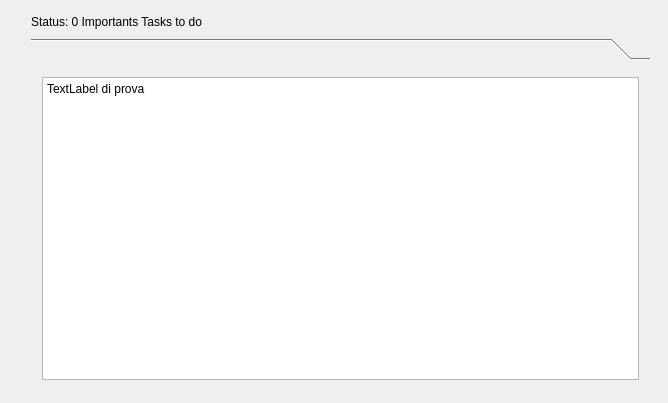
<?xml version="1.0" encoding="UTF-8"?>
<ui version="4.0">
    <class>Important</class>
    <widget class="QDialog" name="Important">
        <property name="geometry">
            <rect>
                <x>0</x>
                <y>0</y>
                <width>668</width>
                <height>403</height>
            </rect>
        </property>
        <property name="windowTitle">
            <string>Importants Tasks to do</string>
        </property>
        <widget class="QWidget" name="layoutWidget">
            <property name="geometry">
                <rect>
                    <x>20</x>
                    <y>1</y>
                    <width>641</width>
                    <height>401</height>
                </rect>
            </property>
            <layout class="QGridLayout" name="TaskLayout_3">
                <item row="0" column="0">
                    <layout class="QHBoxLayout" name="toolbarLayout">
                        <item>
                            <widget class="QLabel" name="statusLabel">
                                <property name="text">
                                    <string>Status: 0 Importants Tasks to do</string>
                                </property>
                            </widget>
                        </item>
                        <item>
                            <spacer name="horizontalSpacer">
                                <property name="orientation">
                                    <enum>Qt::Horizontal</enum>
                                </property>
                                <property name="sizeHint" stdset="0">
                                    <size>
                                        <width>40</width>
                                        <height>20</height>
                                    </size>
                                </property>
                            </spacer>
                        </item>
                    </layout>
                </item>
                <item row="1" column="0">
                    <widget class="QToolBox" name="toolBox">
                        <widget class="QWidget" name="Page1_2">
                            <property name="geometry">
                                <rect>
                                    <x>0</x>
                                    <y>0</y>
                                    <width>639</width>
                                    <height>340</height>
                                </rect>
                            </property>
                            <attribute name="label">
                                <string/>
                            </attribute>
                            <layout class="QVBoxLayout" name="TaskLayout">
                                <property name="sizeConstraint">
                                    <enum>QLayout::SetMaximumSize</enum>
                                </property>
                                <item>
                                <widget class="QTextBrowser" name="label">
                                <property name="text">
                                    <string>TextLabel di prova</string>
                                </property>
                                </widget>
                                </item>
                            </layout>
                        </widget>
                    </widget>
                </item>
            </layout>
        </widget>
    </widget>
    <layoutdefault spacing="6" margin="11"/>
    <resources/>
    <connections/>
</ui>
